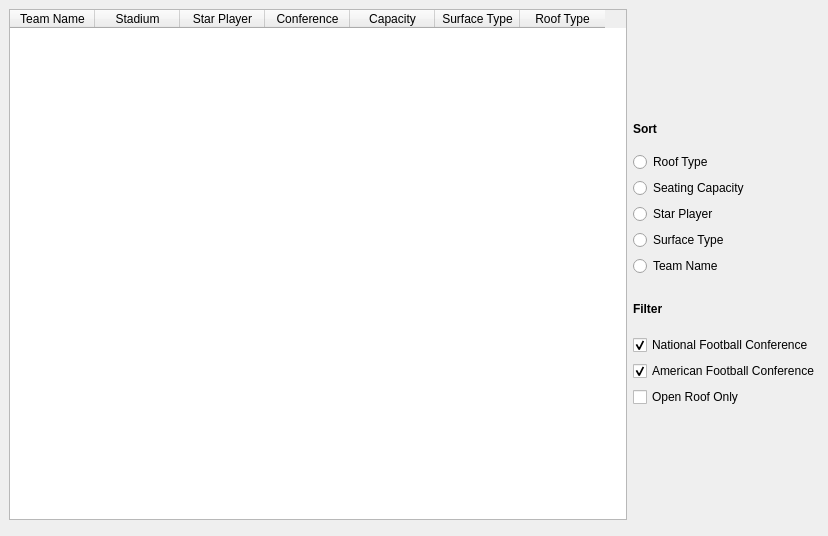
<?xml version="1.0" encoding="UTF-8"?>
<ui version="4.0">
 <class>ViewTeamWindow</class>
 <widget class="QDialog" name="ViewTeamWindow">
  <property name="geometry">
   <rect>
    <x>0</x>
    <y>0</y>
    <width>828</width>
    <height>536</height>
   </rect>
  </property>
  <property name="windowTitle">
   <string>Dialog</string>
  </property>
  <property name="windowIcon">
   <iconset resource="../assets/img.qrc">
    <normaloff>:/nfl icon.png</normaloff>:/nfl icon.png</iconset>
  </property>
  <widget class="QWidget" name="horizontalLayoutWidget">
   <property name="geometry">
    <rect>
     <x>9</x>
     <y>9</y>
     <width>811</width>
     <height>511</height>
    </rect>
   </property>
   <layout class="QHBoxLayout" name="horizontalLayout">
    <item>
     <widget class="QTableWidget" name="teamTable">
      <attribute name="horizontalHeaderDefaultSectionSize">
       <number>85</number>
      </attribute>
      <column>
       <property name="text">
        <string>Team Name</string>
       </property>
      </column>
      <column>
       <property name="text">
        <string>Stadium</string>
       </property>
      </column>
      <column>
       <property name="text">
        <string>Star Player</string>
       </property>
      </column>
      <column>
       <property name="text">
        <string>Conference</string>
       </property>
      </column>
      <column>
       <property name="text">
        <string>Capacity</string>
       </property>
      </column>
      <column>
       <property name="text">
        <string>Surface Type</string>
       </property>
      </column>
      <column>
       <property name="text">
        <string>Roof Type</string>
       </property>
      </column>
     </widget>
    </item>
    <item>
     <layout class="QVBoxLayout" name="verticalLayout_3">
      <item>
       <spacer name="verticalSpacer_2">
        <property name="orientation">
         <enum>Qt::Vertical</enum>
        </property>
        <property name="sizeHint" stdset="0">
         <size>
          <width>20</width>
          <height>40</height>
         </size>
        </property>
       </spacer>
      </item>
      <item>
       <widget class="QLabel" name="label">
        <property name="text">
         <string>&lt;html&gt;&lt;head/&gt;&lt;body&gt;&lt;p&gt;&lt;span style=&quot; font-weight:600;&quot;&gt;Sort&lt;/span&gt;&lt;/p&gt;&lt;/body&gt;&lt;/html&gt;</string>
        </property>
       </widget>
      </item>
      <item>
       <spacer name="verticalSpacer_4">
        <property name="orientation">
         <enum>Qt::Vertical</enum>
        </property>
        <property name="sizeType">
         <enum>QSizePolicy::Fixed</enum>
        </property>
        <property name="sizeHint" stdset="0">
         <size>
          <width>20</width>
          <height>10</height>
         </size>
        </property>
       </spacer>
      </item>
      <item>
       <widget class="QRadioButton" name="radioButton_6">
        <property name="text">
         <string>Roof Type</string>
        </property>
        <attribute name="buttonGroup">
         <string notr="true">buttonGroup</string>
        </attribute>
       </widget>
      </item>
      <item>
       <widget class="QRadioButton" name="radioButton_2">
        <property name="text">
         <string>Seating Capacity</string>
        </property>
        <attribute name="buttonGroup">
         <string notr="true">buttonGroup</string>
        </attribute>
       </widget>
      </item>
      <item>
       <widget class="QRadioButton" name="radioButton_3">
        <property name="text">
         <string>Star Player</string>
        </property>
        <attribute name="buttonGroup">
         <string notr="true">buttonGroup</string>
        </attribute>
       </widget>
      </item>
      <item>
       <widget class="QRadioButton" name="radioButton_5">
        <property name="text">
         <string>Surface Type</string>
        </property>
        <attribute name="buttonGroup">
         <string notr="true">buttonGroup</string>
        </attribute>
       </widget>
      </item>
      <item>
       <widget class="QRadioButton" name="radioButton">
        <property name="text">
         <string>Team Name</string>
        </property>
        <attribute name="buttonGroup">
         <string notr="true">buttonGroup</string>
        </attribute>
       </widget>
      </item>
      <item>
       <spacer name="verticalSpacer_5">
        <property name="orientation">
         <enum>Qt::Vertical</enum>
        </property>
        <property name="sizeType">
         <enum>QSizePolicy::Fixed</enum>
        </property>
        <property name="sizeHint" stdset="0">
         <size>
          <width>20</width>
          <height>20</height>
         </size>
        </property>
       </spacer>
      </item>
      <item>
       <widget class="QLabel" name="label_2">
        <property name="text">
         <string>&lt;html&gt;&lt;head/&gt;&lt;body&gt;&lt;p&gt;&lt;span style=&quot; font-weight:600;&quot;&gt;Filter&lt;/span&gt;&lt;/p&gt;&lt;/body&gt;&lt;/html&gt;</string>
        </property>
       </widget>
      </item>
      <item>
       <spacer name="verticalSpacer_6">
        <property name="orientation">
         <enum>Qt::Vertical</enum>
        </property>
        <property name="sizeType">
         <enum>QSizePolicy::Fixed</enum>
        </property>
        <property name="sizeHint" stdset="0">
         <size>
          <width>20</width>
          <height>13</height>
         </size>
        </property>
       </spacer>
      </item>
      <item>
       <widget class="QCheckBox" name="checkBox_NFC">
        <property name="text">
         <string>National Football Conference</string>
        </property>
        <property name="checked">
         <bool>true</bool>
        </property>
       </widget>
      </item>
      <item>
       <widget class="QCheckBox" name="checkBox_AFC">
        <property name="text">
         <string>American Football Conference</string>
        </property>
        <property name="checked">
         <bool>true</bool>
        </property>
       </widget>
      </item>
      <item>
       <widget class="QCheckBox" name="checkBox_openRoof">
        <property name="text">
         <string>Open Roof Only</string>
        </property>
       </widget>
      </item>
      <item>
       <spacer name="verticalSpacer">
        <property name="orientation">
         <enum>Qt::Vertical</enum>
        </property>
        <property name="sizeHint" stdset="0">
         <size>
          <width>20</width>
          <height>40</height>
         </size>
        </property>
       </spacer>
      </item>
     </layout>
    </item>
    <item>
     <layout class="QVBoxLayout" name="verticalLayout_2"/>
    </item>
   </layout>
  </widget>
 </widget>
 <resources>
  <include location="../assets/img.qrc"/>
 </resources>
 <connections/>
 <buttongroups>
  <buttongroup name="buttonGroup"/>
 </buttongroups>
</ui>
